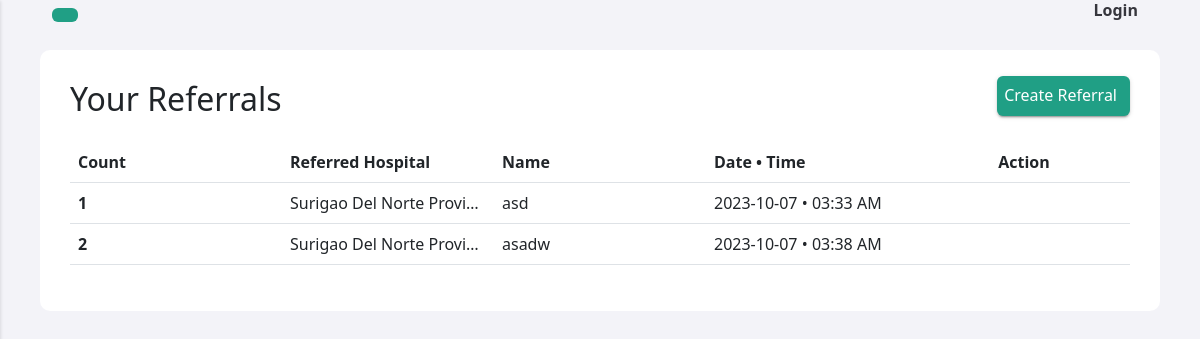
The page /referrals.php (signed in) on the database its author committed.
### tables this page shows
CREATE TABLE `referral_forms` (
  `id` int(11) NOT NULL,
  `Name` varchar(255) DEFAULT NULL,
  `Age` varchar(255) DEFAULT NULL
);

CREATE TABLE `facilities` (
  `fclt_id` int(11) NOT NULL,
  `fclt_name` varchar(255) NOT NULL,
  `fclt_password` varchar(255) NOT NULL,
  `fclt_ref_id` varchar(255) NOT NULL,
  `fclt_type` varchar(255) NOT NULL,
  `fclt_address` varchar(255) NOT NULL,
  `img_url` text NOT NULL
);

CREATE TABLE `referral_records` (
  `id` int(11) NOT NULL,
  `fclt_id` int(11) NOT NULL,
  `rfrrl_id` int(11) NOT NULL,
  `date` varchar(255) NOT NULL,
  `time` varchar(255) NOT NULL,
  `referred_hospital` int(11) NOT NULL,
  `status` varchar(255) NOT NULL
);

### includes/referral_functions.inc.php (called while the page is built, shortened)
<?php
include 'dbh.inc.php';
function myReferrals() {
    global $conn, $fclt_id;
    $sql = "SELECT referral_forms.*, referral_records.*, facilities.*
    FROM referral_forms
    INNER JOIN referral_records ON referral_forms.id = referral_records.rfrrl_id
    INNER JOIN facilities ON facilities.fclt_id = referral_records.referred_hospital
    WHERE referral_records.fclt_id = $fclt_id";
    $result = mysqli_query($conn, $sql);
    if ($result) {
        $referrals = mysqli_fetch_all($result, MYSQLI_ASSOC);
        return $referrals;
    } else {
        echo "Error executing query: " . mysqli_error($conn);
    }
    return array();
}

### referrals.php (the view, shortened to what this page needs)
<?php
include_once 'header.php';
include_once 'includes/referral_functions.inc.php';
$displayreferrals = myReferrals() ;
?>
<div class="feed">
<div class="head" id="reload">
<h2 class="left-heading mb-4">Your Referrals</h2>
<?php
if (isset($_SESSION["first_account"])) {
    if ($_SESSION["facility"] == 'Birthing Home' || $_SESSION["facility"] == 'Provincial Hospital') {
        echo '<button type="button" class="right-button btn " data-bs-toggle="modal" data-bs-target="#staticBackdrop"><i class="fi fi-br-plus"></i> Create Referral</button>';
    }
}
?>
</div>
<div id="yourDivId" class="yourDivClass">
<div class="table-responsive">
    <table class="table equal-width-table">
      <thead>
        <tr>
          <th scope="col">Count</th>
          <th scope="col">Referred Hospital</th>
          <th scope="col">Name</th>
          <th scope="col">Date • Time</th>
          <th scope="col" class="action-column">Action</th>
        </tr>
      </thead>
      <tbody>
        <?php
        $count = 0;
        foreach ($displayreferrals as $displayreferrals) {
          $count++;
          $rffrl_id = $displayreferrals['rfrrl_id'];
          $rfrrd_hospital = $displayreferrals['fclt_name'];
          $Name = $displayreferrals['Name'];
          $date = $displayreferrals['date'];
          $time = $displayreferrals['time'];
          echo '<tr>
            <th scope="row">' . $count . '</th>
            <td>' . $rfrrd_hospital . '</td>
            <td>' . $Name . '</td>
            <td>' . $date . ' • ' . $time . '</td>
            <td class="action-column">
            <button id="icon-btn" type="button" value="'.$rffrl_id.'" class="viewMyRecord"><i class="fi fi-rr-eye"></i></button>
            </td>
          </tr>';
        }
        ?>
      </tbody>
    </table>
  </div>
  </div>
  </div>
    </div>
<?php
include_once 'footer.php'
?>

### css/style.css (style rules this page uses)
body { margin: 0; font-family: -apple-system, BlinkMacSystemFont, "Segoe UI", Roboto, "Helvetica Neue", Arial, "Noto Sans", sans-serif, "Apple Color Emoji", "Segoe UI Emoji", "Segoe UI Symbol", "Noto Color Emoji"; font-size: 1rem; font-weight: 400; line-height: 1.5; color: #212529; text-align: left; background-color: #fff; }
.head { display: flex; justify-content: space-between; align-items: center; }
.feed { background-color: #ffffff; padding: 30px; border-radius: 10px; margin-bottom: 30px; }
.head .btn { margin-top: -30px; background-color: #209f85; color: #fff; text-decoration: none; box-shadow: rgba(0, 0, 0, 0.2) 0 3px 1px -2px, rgba(0, 0, 0, 0.14) 0 2px 2px 0, rgba(0, 0, 0, 0.12) 0 1px 5px 0; }
#icon-btn { color: #5a5a5a; display: flex; border: none; justify-content: center; align-items: center; padding: 0; background: none; }
.equal-width-table { table-layout: fixed; width: 100%; padding: 10px; }
.equal-width-table th, .equal-width-table td { width: 20%; white-space: nowrap; overflow: hidden; text-overflow: ellipsis; vertical-align: middle; }
.action-column { text-align: center; vertical-align: middle; }
.action-column button { display: block; margin: 0 auto; }
.action-column i { margin: 0 auto; height: 20px; width: 40px; border-radius: 10px; }

### rows shown on the page
referral_forms: facilities.fclt_name "Surigao Del Norte Provi…", Name "asd", referral_records.date "2023-10-07", referral_records.time "03:33 AM"
referral_forms: facilities.fclt_name "Surigao Del Norte Provi…", Name "asadw", referral_records.date "2023-10-07", referral_records.time "03:38 AM"
